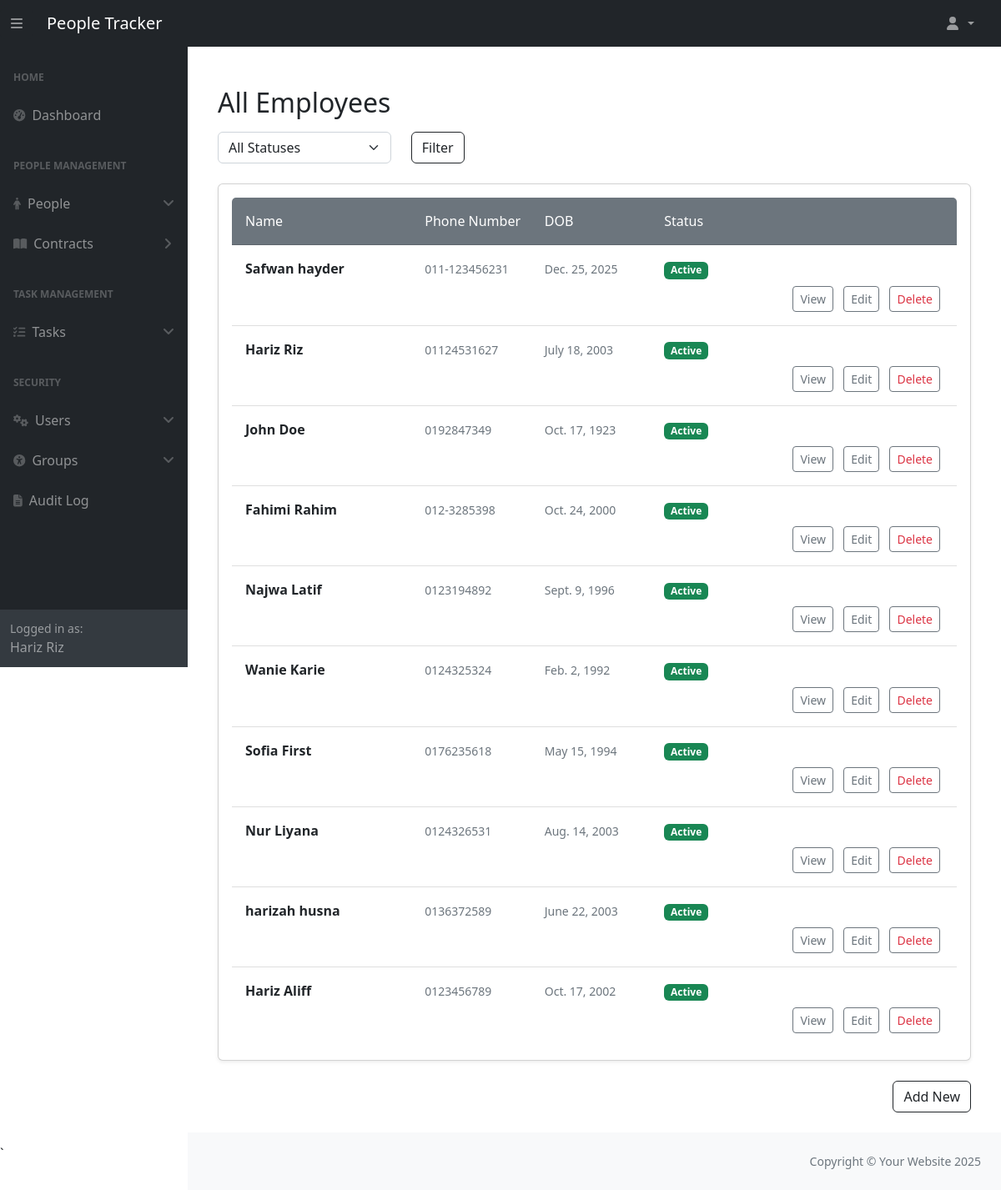
Page /people_management/all/ (signed in) on the committed database.
### people_management/models.py (models this page shows, shortened)
class Person(models.Model):
    ROLE_CHOICES = [
        ('employee', 'Employee'),
        ('manager', 'Manager'),
        ('hr_admin', 'HR Admin'),
    ]
    first_name = models.CharField(max_length=50, help_text="The employee's first name.")
    last_name = models.CharField(max_length=50, help_text="The employee's last name.")
    email = models.EmailField(max_length=255, unique=True, help_text="The employee's email address.")
    phone_number = models.CharField(max_length=15, blank=True, help_text="Contact number of the employee.")
    date_of_birth = models.DateField(help_text="Employee's date of birth.")
    active = models.BooleanField(default=False, help_text="Indicates if the person is currently employed.")
    manager = models.ForeignKey(
        'self', on_delete=models.SET_NULL, null=True, blank=True, related_name="team_members",
        help_text="Manager supervising this employee."
    )
    role = models.CharField(
        max_length=10, choices=ROLE_CHOICES, default='employee', help_text="The role of the person in the company."
    )
    user = models.OneToOneField(
        "auth.User", on_delete=models.SET_NULL, related_name="person", null=True, blank=True,
        help_text="The associated Django user account."
    )
    history = HistoricalRecords()

### people_management/views.py (the view)
# urls.py: path('all/', views.ListPeople.as_view(), name='people'),
class ListPeople(LoginRequiredMixin, PermissionRequiredMixin, ListView):
    model = Person
    context_object_name = "people"
    permission_required = "people_management.view_person"
    def dispatch(self, request, *args, **kwargs):
        person = get_person(request.user)
        if request.user.is_staff or request.user.is_superuser:
            return super().dispatch(request, *args, **kwargs)
        if person and person.role in ["hr_admin", "manager"]:
            return super().dispatch(request, *args, **kwargs)
        raise PermissionDenied("You are not allowed to view employee list.")

### people_management/context_processors.py (called while the page is built)
def inject_person(request):
    user = request.user
    current_person = getattr(user, "person", None) if user.is_authenticated else None
    return {"current_person": current_person}

### people_management/utils.py (called while the page is built)
def get_person(user):
    try:
        return user.person
    except Person.DoesNotExist:
        return None

### people_management/templates/people_management/person_list.html (shortened to what this page needs)
{% extends 'dashboard/base.html' %}
{% block content %}
<div class="container mt-5">
    <h2 class="mb-3">All Employees</h2>
    {% with role=request.user.person.role|default_if_none:""|lower %}
    <form method="get" class="mb-4">
        <div class="row">
            <div class="col-md-3">
                <select name="status" class="form-select">
                    <option value="">All Statuses</option>
                </select>
            </div>
            <div class="col-md-2">
                <button type="submit" class="btn btn-outline-dark">Filter</button>
            </div>
        </div>
    </form>
    <div class="card shadow-sm p-3 rounded">
        <ul class="list-group list-group-flush">
            <li class="list-group-item bg-secondary text-white py-3">
                <div class="row">
                    <div class="col-md-3">Name</div>
                    <div class="col-md-2">Phone Number</div>
                    <div class="col-md-2">DOB</div>
                    <div class="col-md-2">Status</div>
                </div>
            </li>
            {% for person in people %}
                <li class="list-group-item py-3">
                    <div class="row">
                        <div class="col-md-3">
                            <strong class="fs-6">{{ person.first_name }} {{ person.last_name }}</strong>
                        </div>
                        <div class="col-md-2">
                            <span class="text-muted small">{{ person.phone_number }}</span>
                        </div>
                        <div class="col-md-2">
                            <span class="text-muted small">{{ person.date_of_birth }}</span>
                        </div>
                        <div class="col-md-2">
                            {% if person.active %}
                                <span class="badge bg-success">Active</span>
                            {% else %}
                                <span class="badge bg-secondary">Inactive</span>
                            {% endif %}
                        </div>
                    </div>
                    {% if role != "manager" %}
                        <div class="row mt-2">
                            <div class="col text-end">
                                {% if perms.people_management.view_person %}
                                    <a href="{% url 'people_management:view_person_details' pk=person.id %}"
                                       class="btn btn-sm btn-outline-secondary mx-1">View</a>
                                {% endif %}
                                {% if perms.people_management.change_person %}
                                    <a href="{% url 'people_management:update_person' pk=person.id %}"
                                       class="btn btn-sm btn-outline-secondary mx-1">Edit</a>
                                {% endif %}
                                {% if perms.people_management.delete_person %}
                                    <a href="{% url 'people_management:delete_person' pk=person.id %}"
                                       class="btn btn-sm btn-outline-secondary mx-1 text-danger">Delete</a>
                                {% endif %}
                            </div>
                        </div>
                    {% endif %}
                </li>
            {% empty %}
                <li class="list-group-item text-muted text-center py-3">No employees available.</li>
            {% endfor %}
        </ul>
    </div>
    {% if role != "manager" and perms.people_management.add_person %}
        <div class="mt-4 mb-4 text-end">
            <a href="{% url 'people_management:create_new_person' %}" class="btn btn-outline-dark">
                Add New
            </a>
        </div>
    {% endif %}
    {% endwith %}
</div>
{% endblock %}

### dashboard/templates/dashboard/partials/sidebar.html (shortened to what this page needs)
<div id="layoutSidenav_nav" class="sidebar-overlay">
    <nav class="sb-sidenav accordion sb-sidenav-dark" id="sidenavAccordion">
        <div class="sb-sidenav-menu">
            <div class="nav">
                <div class="sb-sidenav-menu-heading">Home</div>
                <a class="nav-link" href="{% url 'dashboard:dashboard' %}">
                    <div class="sb-nav-link-icon"><i class="fas fa-tachometer-alt"></i></div>
                    Dashboard
                </a>
                {% if perms.people_management.view_person or perms.people_management.view_contract %}
                    <div class="sb-sidenav-menu-heading">People Management</div>
                    {% if perms.people_management.view_person %}
                        <a class="nav-link" href="#" data-bs-toggle="collapse" data-bs-target="#collapsePeople"
                           aria-expanded="false" aria-controls="collapsePeople">
                            <div class="sb-nav-link-icon"><i class="fas fa-person"></i></div>
                            People
                            <div class="sb-sidenav-collapse-arrow"><i class="fas fa-angle-down"></i></div>
                        </a>
                    {% endif %}
                    {% if perms.people_management.view_contract %}
                        <a class="nav-link collapsed" href="#" data-bs-toggle="collapse" data-bs-target="#collapseContracts"
                           aria-expanded="false" aria-controls="collapseContracts">
                            <div class="sb-nav-link-icon"><i class="fas fa-book-open"></i></div>
                            Contracts
                            <div class="sb-sidenav-collapse-arrow"><i class="fas fa-angle-down"></i></div>
                        </a>
                    {% endif %}
                {% endif %}
                {% if perms.task_management.view_task %}
                    <div class="sb-sidenav-menu-heading">Task Management</div>
                    <a class="nav-link" href="#" data-bs-toggle="collapse" data-bs-target="#collapseTasks"
                       aria-expanded="false" aria-controls="collapseTasks">
                        <div class="sb-nav-link-icon"><i class="fas fa-tasks"></i></div>
                        Tasks
                        <div class="sb-sidenav-collapse-arrow"><i class="fas fa-angle-down"></i></div>
                    </a>
                {% endif %}
                {% if perms.auth.view_user or perms.auth.view_group or perms.security.view_securitylog %}
                    <div class="sb-sidenav-menu-heading">Security</div>
                    {% if perms.auth.view_user %}
                        <a class="nav-link" href="#" data-bs-toggle="collapse" data-bs-target="#collapseUsers" aria-expanded="false" aria-controls="collapseUsers">
                            <div class="sb-nav-link-icon"><i class="fas fa-cogs"></i></div>
                            Users
                            <div class="sb-sidenav-collapse-arrow"><i class="fas fa-angle-down"></i></div>
                        </a>
                    {% endif %}
                    {% if perms.auth.view_group %}
                        <a class="nav-link" href="#" data-bs-toggle="collapse" data-bs-target="#collapseGroups" aria-expanded="false" aria-controls="collapseGroups">
                            <div class="sb-nav-link-icon"><i class="fa-solid fa-universal-access"></i></div>
                            Groups
                            <div class="sb-sidenav-collapse-arrow"><i class="fas fa-angle-down"></i></div>
                        </a>
                    {% endif %}
                    {% if perms.security.view_securitylog %}
                        <a class="nav-link" href="{% url 'security:audit_log' %}">
                            <div class="sb-nav-link-icon"><i class="fa-solid fa-file-lines"></i></div>
                            Audit Log
                        </a>
                    {% endif %}
                {% endif %}
            </div>
        </div>
        <div class="sb-sidenav-footer">
            <div class="small">Logged in as:</div>
            <div>
                {% if request.user.person %}
                    {{ request.user.person.first_name }} {{ request.user.person.last_name }}
                {% else %}
                    {{ request.user.username }}
                {% endif %}
            </div>
        </div>
    </nav>
</div>

### rows in the picture
Person: first_name "Safwan", last_name "hayder", phone_number "011-123456231", date_of_birth "Dec. 25, 2025", active "Active"
Person: first_name "Hariz", last_name "Riz", phone_number "01124531627", date_of_birth "July 18, 2003", active "Active"
Person: first_name "John", last_name "Doe", phone_number "0192847349", date_of_birth "Oct. 17, 1923", active "Active"
Person: first_name "Fahimi", last_name "Rahim", phone_number "012-3285398", date_of_birth "Oct. 24, 2000", active "Active"
Person: first_name "Najwa", last_name "Latif", phone_number "0123194892", date_of_birth "Sept. 9, 1996", active "Active"
Person: first_name "Wanie", last_name "Karie", phone_number "0124325324", date_of_birth "Feb. 2, 1992", active "Active"
Person: first_name "Sofia", last_name "First", phone_number "0176235618", date_of_birth "May 15, 1994", active "Active"
Person: first_name "Nur", last_name "Liyana", phone_number "0124326531", date_of_birth "Aug. 14, 2003", active "Active"
Person: first_name "harizah", last_name "husna", phone_number "0136372589", date_of_birth "June 22, 2003", active "Active"
Person: first_name "Hariz", last_name "Aliff", phone_number "0123456789", date_of_birth "Oct. 17, 2002", active "Active"

### other values in the picture
{{ request.user.person.first_name }} "Hariz"
{{ request.user.person.last_name }} "Riz"
